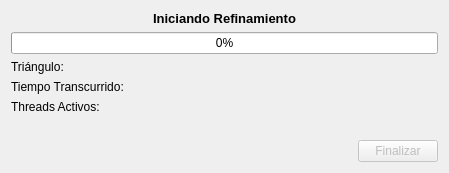
<?xml version="1.0" encoding="UTF-8"?>
<ui version="4.0">
 <class>RefinementDialogClass</class>
 <widget class="QDialog" name="RefinementDialogClass">
  <property name="windowModality">
   <enum>Qt::WindowModal</enum>
  </property>
  <property name="geometry">
   <rect>
    <x>0</x>
    <y>0</y>
    <width>449</width>
    <height>173</height>
   </rect>
  </property>
  <property name="windowTitle">
   <string>Refinamiento</string>
  </property>
  <layout class="QVBoxLayout" name="verticalLayout">
   <item>
    <widget class="QLabel" name="statusLabel">
     <property name="font">
      <font>
       <pointsize>10</pointsize>
       <weight>75</weight>
       <bold>true</bold>
      </font>
     </property>
     <property name="text">
      <string>Iniciando Refinamiento</string>
     </property>
     <property name="alignment">
      <set>Qt::AlignCenter</set>
     </property>
    </widget>
   </item>
   <item>
    <widget class="QProgressBar" name="progressBar">
     <property name="value">
      <number>0</number>
     </property>
    </widget>
   </item>
   <item>
    <widget class="QLabel" name="triangleLabel">
     <property name="text">
      <string>Triángulo:</string>
     </property>
    </widget>
   </item>
   <item>
    <widget class="QLabel" name="timeLabel">
     <property name="text">
      <string>Tiempo Transcurrido:</string>
     </property>
    </widget>
   </item>
   <item>
    <widget class="QLabel" name="threadNumberLabel">
     <property name="text">
      <string>Threads Activos:</string>
     </property>
    </widget>
   </item>
   <item>
    <spacer name="verticalSpacer">
     <property name="orientation">
      <enum>Qt::Vertical</enum>
     </property>
     <property name="sizeHint" stdset="0">
      <size>
       <width>20</width>
       <height>12</height>
      </size>
     </property>
    </spacer>
   </item>
   <item>
    <layout class="QHBoxLayout" name="horizontalLayout">
     <item>
      <spacer name="horizontalSpacer">
       <property name="orientation">
        <enum>Qt::Horizontal</enum>
       </property>
       <property name="sizeHint" stdset="0">
        <size>
         <width>40</width>
         <height>20</height>
        </size>
       </property>
      </spacer>
     </item>
     <item>
      <widget class="QPushButton" name="okButton">
       <property name="enabled">
        <bool>false</bool>
       </property>
       <property name="text">
        <string>Finalizar</string>
       </property>
      </widget>
     </item>
    </layout>
   </item>
  </layout>
 </widget>
 <layoutdefault spacing="6" margin="11"/>
 <resources/>
 <connections>
  <connection>
   <sender>okButton</sender>
   <signal>clicked()</signal>
   <receiver>RefinementDialogClass</receiver>
   <slot>accept()</slot>
   <hints>
    <hint type="sourcelabel">
     <x>351</x>
     <y>111</y>
    </hint>
    <hint type="destinationlabel">
     <x>199</x>
     <y>66</y>
    </hint>
   </hints>
  </connection>
 </connections>
</ui>
